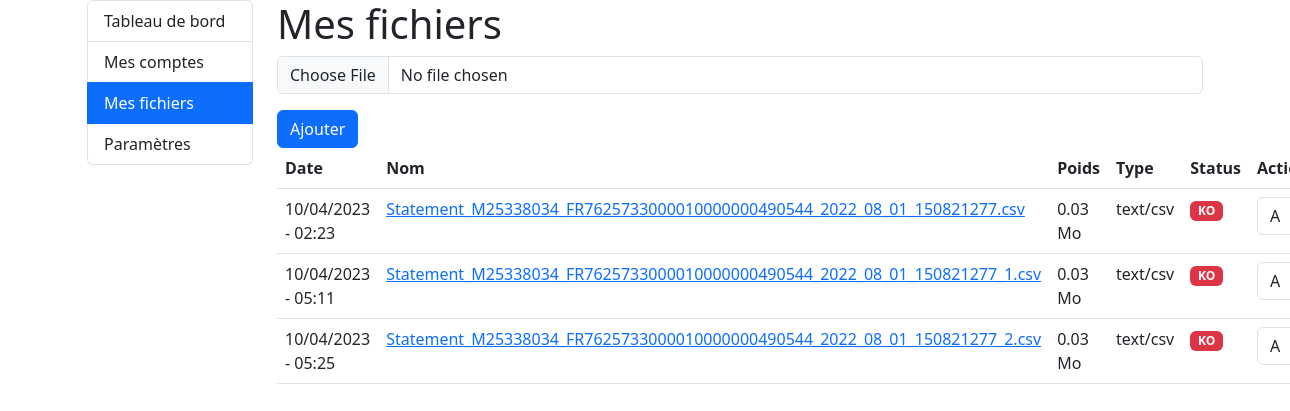
Page /myfiles (signed in) on the committed database.
### app.py (models this page shows)
class UploadedFile(db.Model):
    id = db.Column(db.Integer, primary_key=True)
    filename = db.Column(db.String(255), nullable=False)
    size = db.Column(db.Integer, nullable=False)
    content_type = db.Column(db.String(255), nullable=False)
    upload_date = db.Column(db.DateTime, nullable=False, default=datetime.utcnow)
    status = db.Column(db.Integer, nullable=False, default=1)
    user_id = db.Column(db.Integer, db.ForeignKey('user.id'), nullable=False)

### app.py (the view)
@app.route('/myfiles')
@login_required
def myfiles():
    files = UploadedFile.query.filter_by(user_id=current_user.id).all()
    return render_template('myfiles.html', files=files)

### app.py (called while the page is built)
@login_manager.user_loader
def load_user(user_id):
    return db.session.get(User, int(user_id))

### templates/myfiles.html (shortened to what this page needs)
{% extends "base.html" %}
{% block content %}
    <div class="container">
        <div class="row">
            <div class="col-2">
                <div class="list-group">
                    <a href="#" class="list-group-item list-group-item-action" aria-current="true">
                        Tableau de bord
                    </a>
                    <a href="#" class="list-group-item list-group-item-action">Mes comptes</a>
                    <a href="#" class="list-group-item list-group-item-action active">Mes fichiers</a>
                    <a href="#" class="list-group-item list-group-item-action">Paramètres</a>
                </div>
            </div>
            <div class="col-10">
                <h1>Mes fichiers</h1>
                <form id="upload-form" method="POST" enctype="multipart/form-data" action="{{ url_for('upload_file') }}">
                    <div class="mb-3">
                       <input class="form-control" type="file" name="file" id="file" placeholder=" ">
                    </div>
                    <button id="submit-btn" type="submit" class="btn btn-primary">Ajouter</button>
                </form>
                <table class="table">
                    <thead>
                        <tr>
                            <th>Date </th>
                            <th>Nom </th>
                            <th>Poids</th>
                            <th>Type </th>
                            <th>Status</th>
							<th>Actions</th>
                        </tr>
                    </thead>
                    <tbody>
                        {% for file in files %}
                            <tr>
                                <td>{{ file.upload_date.strftime('%d/%m/%Y - %H:%M') }}</td>
                                <td>
                                    <a href="{{ url_for('download_file', file_id=file.id) }}">{{ file.filename }}</a>
                                </td>
                                <td>{{ '%.2f' % (file.size / (1024 * 1024)) }} Mo</td>
                                <td>{{ file.content_type }}</td>
                                <td>
                                    {% if file.status == 1 %}
                                        <span class="badge bg-danger">KO</span>
                                    {% endif %}
                                </td>
								 <td>
								   <select class="form-select">
									<option value="">Actions</option>
								   </select>
								 </td>
                            </tr>
                        {% endfor %}
                    </tbody>
                </table>
            </div>
        </div>
    </div>
{% endblock %}

### templates/base.html (shortened to what this page needs)
<!DOCTYPE html>
<html lang="en">
<head>
	<link href="https://cdn.jsdelivr.net/npm/bootstrap@5.3.0-alpha3/dist/css/bootstrap.min.css" rel="stylesheet">
</head>
<body>
    {% block content %}
    {% endblock %}
</body>
</html>

### rows in the picture
UploadedFile: upload_date "10/04/2023 - 02:23", filename "Statement_M25338034_FR7625733000010000000490544_2022_08_01_150821277.csv", file.size/(1024*1024) "0.03", content_type "text/csv", status "KO"
UploadedFile: upload_date "10/04/2023 - 05:11", filename "Statement_M25338034_FR7625733000010000000490544_2022_08_01_150821277_1.csv", file.size/(1024*1024) "0.03", content_type "text/csv", status "KO"
UploadedFile: upload_date "10/04/2023 - 05:25", filename "Statement_M25338034_FR7625733000010000000490544_2022_08_01_150821277_2.csv", file.size/(1024*1024) "0.03", content_type "text/csv", status "KO"
